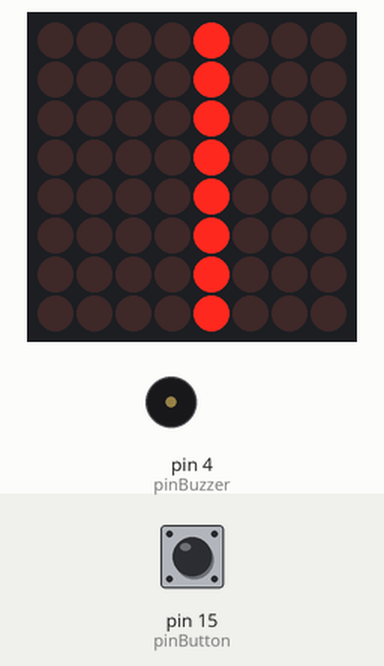
Bench run of a sketch on a simulated Arduino Uno, built with avr-gcc and run on an emulated ATmega328P. Shown: 8×8 LED matrix, buzzer (waves = sounding, pin HIGH). The test bench sets the inputs (shaded band); at power-on: pin 15 (pinButton) LOW.

Above: at 1.2 s.
1.3 s: pin 15 (pinButton) pulled HIGH for 0.15 s
At 1.87 s:
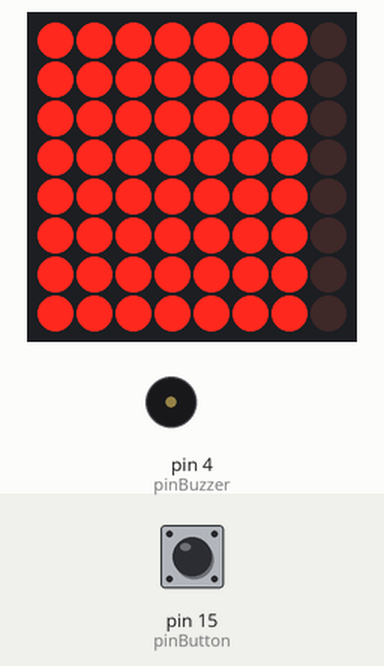
2.0 s: pin 15 (pinButton) pulled HIGH for 0.15 s
At 2.12 s:
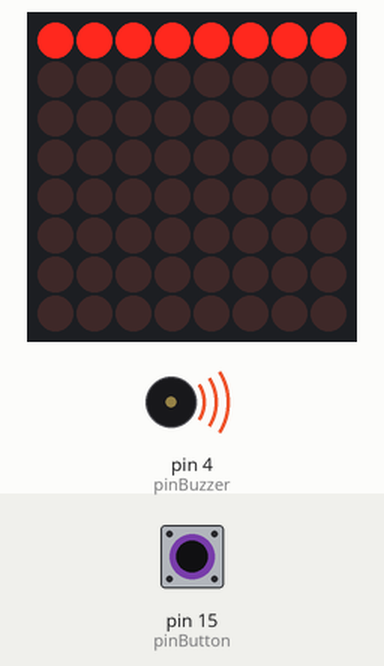
2.7 s: pin 15 (pinButton) pulled HIGH for 1 s
At 2.87 s:
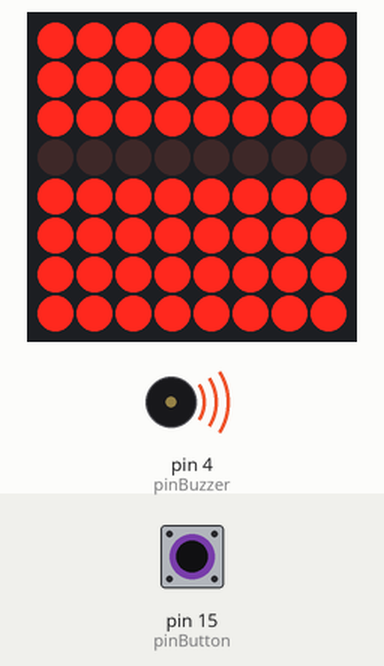
4.3 s: pin 15 (pinButton) pulled HIGH for 3.2 s
At 4.62 s:
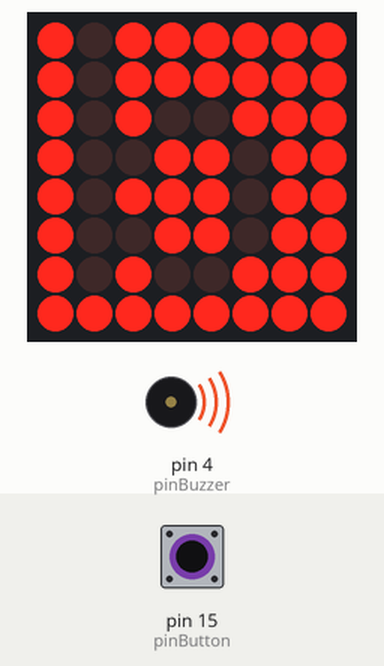
Timing chart, 0 to 9.1 s (numbered marks = the images above; inputs shaded):
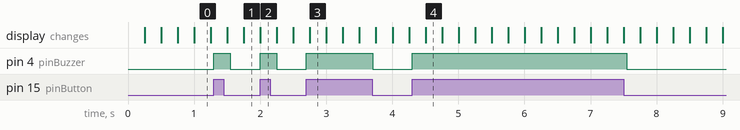

The sketch:

test.ino
```cpp
/*
  This File tests to make sure everything
  is wired properly
*/

#include <SPI.h>
#include <Adafruit_GFX.h>
#include <Max72xxPanel.h>

int pinBuzzer = 4;
int pinButton = 15;

int pinCS = 5; // Attach CS to this pin, DIN to MOSI and CLK to SCK (cf http://arduino.cc/en/Reference/SPI )
int numberOfHorizontalDisplays = 1;
int numberOfVerticalDisplays = 1;

Max72xxPanel matrix = Max72xxPanel(pinCS, numberOfHorizontalDisplays, numberOfVerticalDisplays);

void setup() {
  matrix.setIntensity(2);
  matrix.setRotation(0, 2);    // The first display is position upside down
  matrix.invertDisplay(true);
  pinMode(pinBuzzer, OUTPUT);
  pinMode(pinButton, INPUT);
}


void loop() {

  bool back = LOW;
  bool front = HIGH;
  bool buzz = false;

  int prev = 0;
  int prevButton = 0;
  int prevBuz = 0;

  int x = 0;
  int y = 0;
  int a = 0;

  String disp = "Cyber";

  while (true) {
    int cur = millis();
    int button = digitalRead(pinButton);
    int wait = 250;

    if (cur >= prev) {
      matrix.fillScreen(back);
      if (x  < matrix.width()) {
        matrix.drawLine(x, 0, x, matrix.height(), front);
        x++;
      } else if (y < matrix.height()) {
        matrix.drawLine(0, y, matrix.width(), y, front);
        y++;
      } else if (a < disp.length()) {
        matrix.drawChar(1, 0, disp[a], front, back, 1);
        a++;
      } else {
        x = 0;
        y = 0;
        a = 0;
        matrix.drawLine(x, 0, x, matrix.height(), front);
        x++;
      }
      matrix.write();
      prev = cur + wait;
    }


    if (button && cur >= prevButton) {
      prevButton = cur + wait;
      prevBuz = cur + wait;
      back = front;
      if(front){
        front = LOW;
      }else{
        front = HIGH;
      }
      digitalWrite(pinBuzzer, HIGH);
      buzz = true;
    }


    if (buzz && cur >= prevBuz) {
      digitalWrite(pinBuzzer, LOW);
      buzz = false;
    }

    delay(1);
  }
}
```

Measured:
- after the input at 1.3 s, pin 4 (pinBuzzer): LOW → HIGH at once, → LOW 0.25 s later; the display: first changes after 0.20 s (image 1 shows a later state)
- after the input at 2.0 s, pin 4 (pinBuzzer): LOW → HIGH at once, → LOW 0.25 s later; the display: changes at once (image 2)
- after the input at 2.7 s, pin 4 (pinBuzzer): LOW → HIGH at once, → LOW 1.0 s later; the display: changes after 0.05 s (image 3)
- after the input at 4.3 s, pin 4 (pinBuzzer): LOW → HIGH at once, → LOW 3.2 s later
